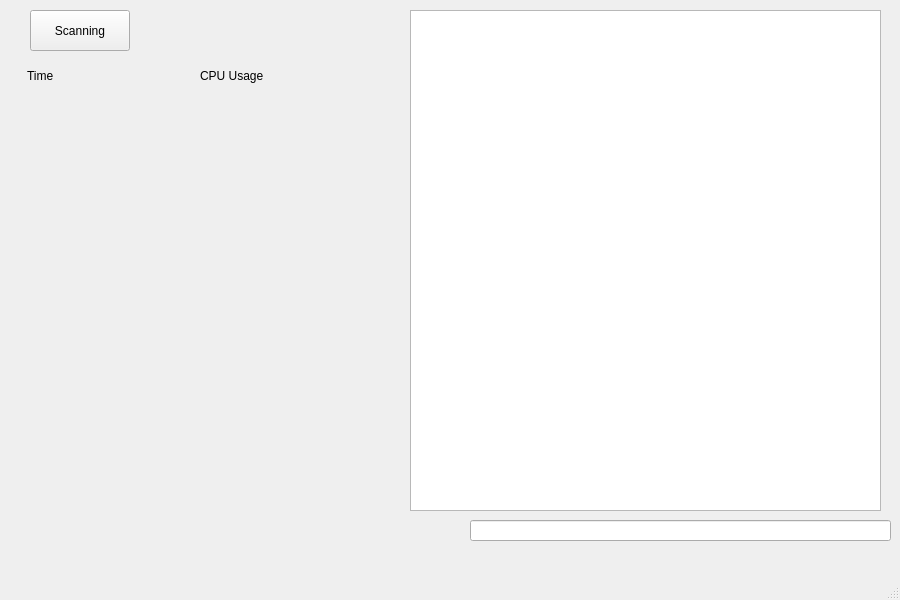
<?xml version="1.0" encoding="UTF-8"?>
<ui version="4.0">
 <class>MainWindow</class>
 <widget class="QMainWindow" name="MainWindow">
  <property name="geometry">
   <rect>
    <x>0</x>
    <y>0</y>
    <width>900</width>
    <height>600</height>
   </rect>
  </property>
  <property name="windowTitle">
   <string>MainWindow</string>
  </property>
  <widget class="QWidget" name="centralwidget">
   <widget class="QLabel" name="label_time">
    <property name="geometry">
     <rect>
      <x>27</x>
      <y>60</y>
      <width>171</width>
      <height>31</height>
     </rect>
    </property>
    <property name="text">
     <string>Time</string>
    </property>
    <property name="wordWrap">
     <bool>false</bool>
    </property>
   </widget>
   <widget class="QLabel" name="label_cpu_usage">
    <property name="geometry">
     <rect>
      <x>200</x>
      <y>60</y>
      <width>161</width>
      <height>31</height>
     </rect>
    </property>
    <property name="text">
     <string>CPU Usage</string>
    </property>
    <property name="wordWrap">
     <bool>false</bool>
    </property>
   </widget>
   <widget class="QPushButton" name="btn_connect">
    <property name="geometry">
     <rect>
      <x>30</x>
      <y>10</y>
      <width>100</width>
      <height>41</height>
     </rect>
    </property>
    <property name="text">
     <string>Scanning</string>
    </property>
   </widget>
   <widget class="QTableView" name="tableView_msgs">
    <property name="geometry">
     <rect>
      <x>410</x>
      <y>10</y>
      <width>471</width>
      <height>501</height>
     </rect>
    </property>
    <property name="textElideMode">
     <enum>Qt::ElideNone</enum>
    </property>
    <property name="showGrid">
     <bool>true</bool>
    </property>
    <property name="wordWrap">
     <bool>true</bool>
    </property>
    <attribute name="horizontalHeaderVisible">
     <bool>false</bool>
    </attribute>
    <attribute name="horizontalHeaderDefaultSectionSize">
     <number>100</number>
    </attribute>
    <attribute name="horizontalHeaderStretchLastSection">
     <bool>true</bool>
    </attribute>
    <attribute name="verticalHeaderVisible">
     <bool>false</bool>
    </attribute>
    <attribute name="verticalHeaderStretchLastSection">
     <bool>false</bool>
    </attribute>
   </widget>
   <widget class="QLineEdit" name="lineedit_msgs">
    <property name="geometry">
     <rect>
      <x>470</x>
      <y>520</y>
      <width>421</width>
      <height>21</height>
     </rect>
    </property>
   </widget>
  </widget>
  <widget class="QMenuBar" name="menubar">
   <property name="geometry">
    <rect>
     <x>0</x>
     <y>0</y>
     <width>900</width>
     <height>24</height>
    </rect>
   </property>
  </widget>
  <widget class="QStatusBar" name="statusbar"/>
 </widget>
 <resources/>
 <connections/>
</ui>
